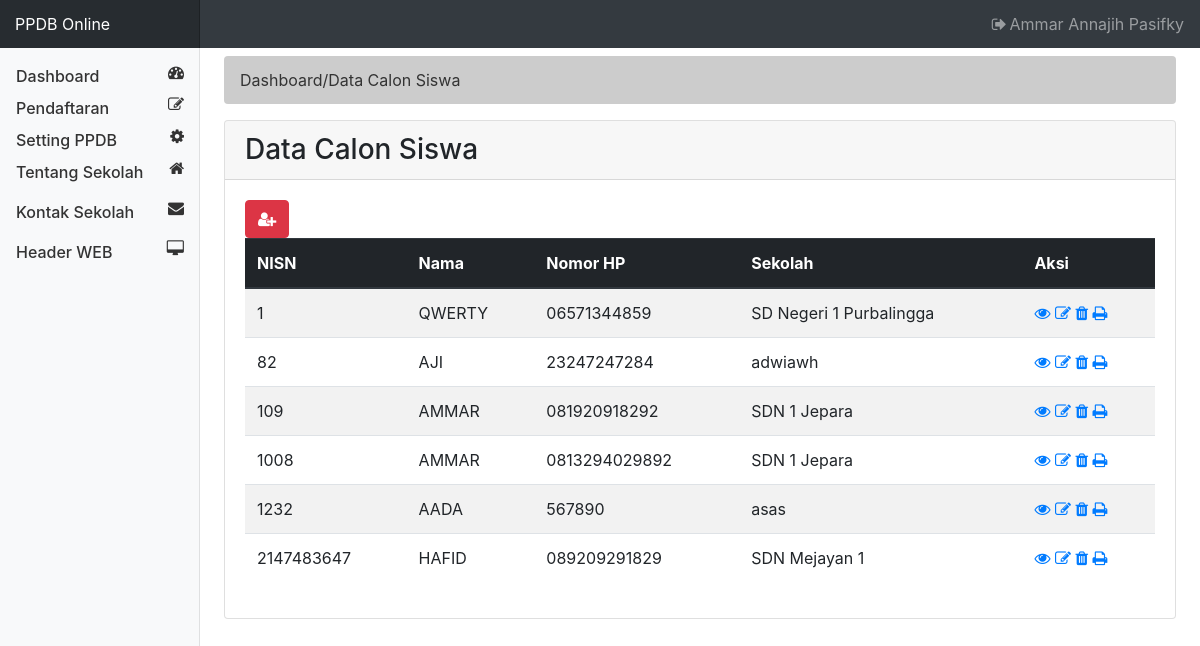
The app's page /views/admin/?page=pendaftar (signed in) with its own data.
### tables this page shows
CREATE TABLE `pendaftar` (
  `nisn` int(10) NOT NULL,
  `nama` varchar(40) NOT NULL,
  `jk` enum('L','P') NOT NULL,
  `tmp_lahir` varchar(20) NOT NULL,
  `tgl_lahir` date NOT NULL,
  `alamat` varchar(90) NOT NULL,
  `id_agama` int(2) NOT NULL,
  `hp` varchar(13) NOT NULL,
  `email` varchar(40) NOT NULL,
  `asal_sek` varchar(30) NOT NULL,
  `almt_sek` varchar(90) NOT NULL
);

### inc/Database.php (called while the page is built, shortened)
<?php
class Database {
	protected $conn;
	public function __construct($username = "root", $password = "", $host = "localhost", $dbname = "ppdb") {
		try {
			$this->conn = new PDO("mysql:host={$host};dbname={$dbname};charset=utf8", $username, $password);
			$this->conn->setAttribute(PDO::ATTR_ERRMODE, PDO::ERRMODE_EXCEPTION);
			$this->conn->setAttribute(PDO::ATTR_DEFAULT_FETCH_MODE, PDO::FETCH_ASSOC);
		} catch (PDOException $e) {
			throw new Exception($e->getMessage());
		}
	}
	public function select($query, $params = []) {
		try {
			$stmt = $this->conn->prepare($query);
			$stmt->execute($params);
			return $stmt->fetch();
		} catch (PDOException $e) {
			throw new Exception($e->getMessage());
		}
	}
	public function selectall($query, $params = []) {
		try {
			$stmt = $this->conn->prepare($query);
			$stmt->execute($params);
			return $stmt->fetchAll();
		} catch (PDOException $e) {
			throw new Exception($e->getMessage());
		}
	}
}
?>

### views/admin/pendaftar/data.php (the view)
<section id="breadcrumb">
  <ol class="breadcrumb">
    <li class="active">Dashboard/Data Calon Siswa</li>
  </ol>
</section>
<div class="card">
  <h3 class="card-header">Data Calon Siswa</h3>
  <div class="card-body">
    <a href="./?page=form-pendaftar" class="btn btn-danger"><i class="fa fa-user-plus"></i></a><br/>
  <div class="table-responsive">
    <table class="table table-striped">
      <thead class="thead-dark">
        <tr>
          <th scope="col">NISN</th>
          <th scope="col">Nama</th>
          <th scope="col">Nomor HP</th>
          <th scope="col">Sekolah</th>
          <th scope="col">Aksi</th>
        </tr>
      </thead>
<?php
$row = $db->selectall("SELECT * FROM pendaftar ORDER BY ? ASC", ['nisn']);
foreach ($row as $a) {
	?>
													 <tr>
													<td><?php echo $a['nisn'];?></td>
													<td><?php echo $a['nama'];?></td>
													<td><?php echo $a['hp'];?></td>
													<td><?php echo $a['asal_sek'];?></td>
													<td>
										      <a href="./?page=form-view&nisn=<?php echo $a['nisn']?>"><i class="fa fa-eye" alt="Lihat Detail" title="Lihat Detail"></i></a>
													<a href="./?page=form-pendaftar&action=edit&nisn=<?php echo $a['nisn']?>"><i class="fa fa-edit" alt="edit" title="edit"></i></a>
													 <a href="./?page=form-pendaftar&action=delete&nisn=<?php echo $a['nisn']?>"><i class="fa fa-trash" alt="delete" title="delete"></i></a>
					                 <a href="../laporan/printpdf.php?pdf=<?php echo $a['nisn']?>" target="_blank"><i class="fa fa-print alt="print" title="Print"></i></a>
													 </td>
													 </tr>
	<?php }?>
</table>
</div>
  </div>
</div>

### views/admin/index.php (shortened to what this page needs)
<?php
include_once "../../inc/Database.php";
$db = new Database();
$uid = $_SESSION['uid'];
$siki = $db->select('SELECT * FROM admin where id=?', [$uid]);
$nama = $siki['nama'];
?>
<!DOCTYPE html>
<html>
  <head>
    <link rel="stylesheet" href="../../asset/css/bootstrap.min.css">
    <link rel="stylesheet" href="../../asset/css/style.css">
    <link href="../../asset/font-awesome/css/font-awesome.min.css" rel="stylesheet" type="text/css">
  </head>
  <body>
    <header>
      <nav class="navbar navbar-dark fixed-top bg-dark flex-md-nowrap p-0">
        <a class="navbar-brand col-sm-3 col-md-2 mr-0" href="#">PPDB Online</a>
        <ul class="navbar-nav px-3">
          <li class="nav-item text-nowrap">
            <a class="nav-link" href="../../logout.php"><i class="fa fa-sign-out fa-fw"></i><?php echo $nama ?></a>
          </li>
        </ul>
      </nav>
    </header>
    <div class="container-fluid">
        <div class="row">
          <nav class="col-md-2 d-none d-md-block bg-light sidebar">
            <div class="sidebar-sticky">
              <ul class="nav flex-column">
                <li class="nav-item">
                  <a class="nav-link" href="./?page=dashboard">
                    <i class="fa fa-tachometer float-right
                    "></i><span class="float-left">Dashboard </span>
                  </a>
                </li>
                <li class="nav-item">
                  <a class="nav-link" href="./?page=pendaftar">
                    <i class="fa fa-pencil-square-o float-right
                    "></i><span class="float-left">Pendaftaran</span>
                  </a>
                </li>
                <li class="nav-item">
                  <a class="nav-link" href="./?page=setting">
                    <i class="fa fa-cog float-right
                    "></i><span class="float-left">Setting PPDB</span>
                  </a>
                </li>
                 <li class="nav-item">
                  <a class="nav-link" href="./?page=tentang">
                    <i class="fa fa-home float-right
                    "></i><span class="text-left">Tentang Sekolah</span>
                  </a>
                </li>
                 <li class="nav-item">
                  <a class="nav-link" href="./?page=kontak">
                    <i class="fa fa-envelope float-right
                    "></i><span class="text-left">Kontak Sekolah</span>
                  </a>
                </li>
                <li class="nav-item">
                  <a class="nav-link" href="./?page=header">
                    <i class="fa fa-desktop float-right
                    "></i><span class="text-left">Header WEB</span>
                  </a>
                </li>
              </ul>
            </div>
          </nav>
          <main role="main" class="col-md-9 ml-sm-auto col-lg-10 pt-3 px-4" style="margin-top:40px">
<?php
$page = isset($_GET['page']) ? $_GET['page'] : null;
switch ($page) {
case 'pendaftar':
	include 'pendaftar/data.php';
	break;
}
?>
</main>
  </body>
</html>

### asset/css/style.css (style rules this page uses)
.breadcrumb { background: #cccccc; color: #333333; }
.sidebar { position: fixed; top: 0; bottom: 0; left: 0; z-index: 100; padding: 0; box-shadow: inset -1px 0 0 rgba(0, 0, 0, .1); }
.sidebar-sticky { position: -webkit-sticky; position: sticky; top: 48px; height: calc(100vh - 48px); padding-top: .5rem; overflow-x: hidden; overflow-y: auto; }
.sidebar .nav-link { font-weight: 500; color: #333; }
.navbar-brand { padding-top: .75rem; padding-bottom: .75rem; font-size: 1rem; background-color: rgba(0, 0, 0, .25); box-shadow: inset -1px 0 0 rgba(0, 0, 0, .25); }

### records on screen
pendaftar: nisn "1", nama "QWERTY", hp "06571344859", asal_sek "SD Negeri 1 Purbalingga"
pendaftar: nisn "82", nama "AJI", hp "23247247284", asal_sek "adwiawh"
pendaftar: nisn "109", nama "AMMAR", hp "081920918292", asal_sek "SDN 1 Jepara"
pendaftar: nisn "1008", nama "AMMAR", hp "0813294029892", asal_sek "SDN 1 Jepara"
pendaftar: nisn "1232", nama "AADA", hp "567890", asal_sek "asas"
pendaftar: nisn "2147483647", nama "HAFID", hp "089209291829", asal_sek "SDN Mejayan 1"

### other values on screen
$nama "Ammar Annajih Pasifky"
